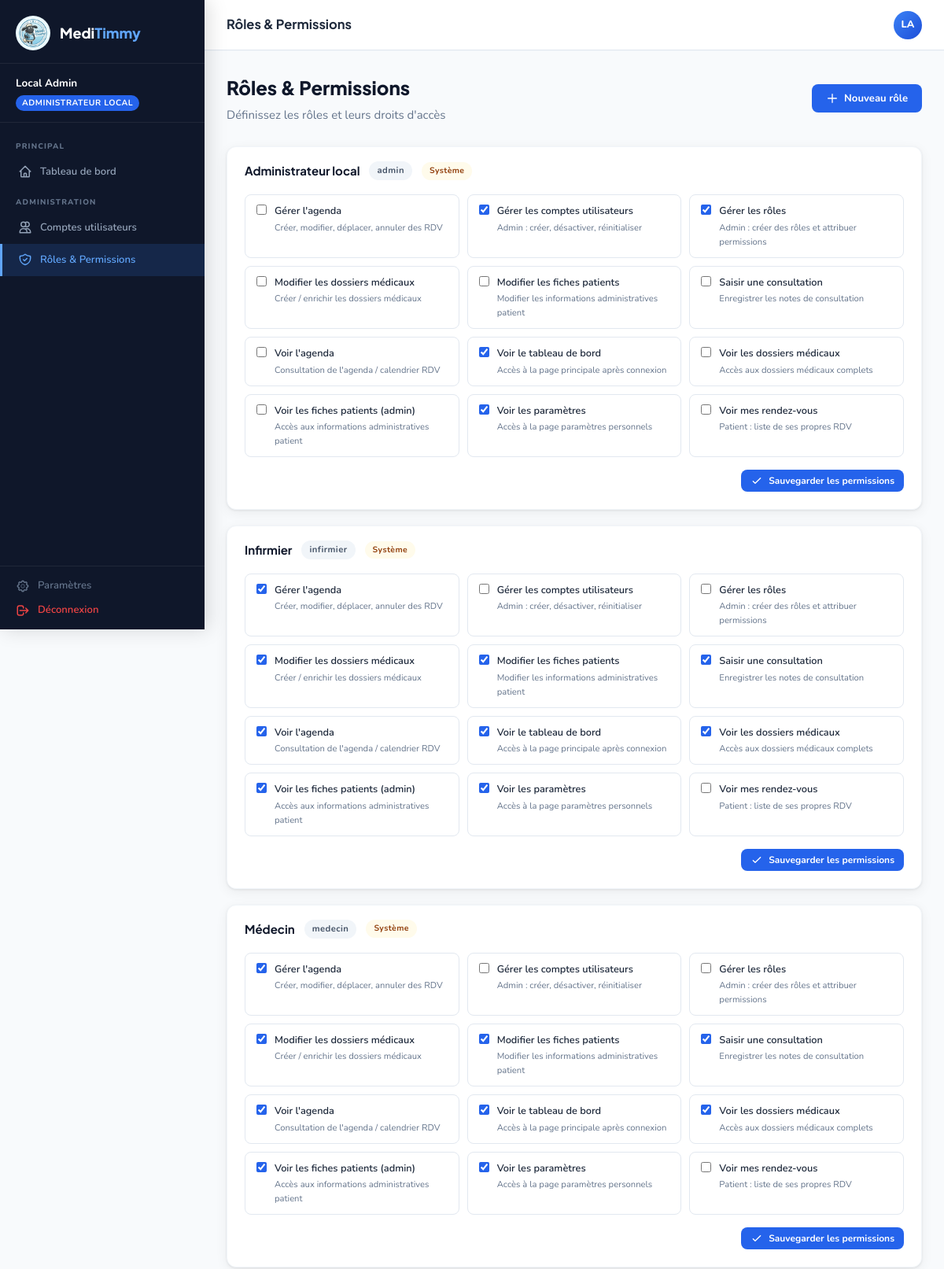
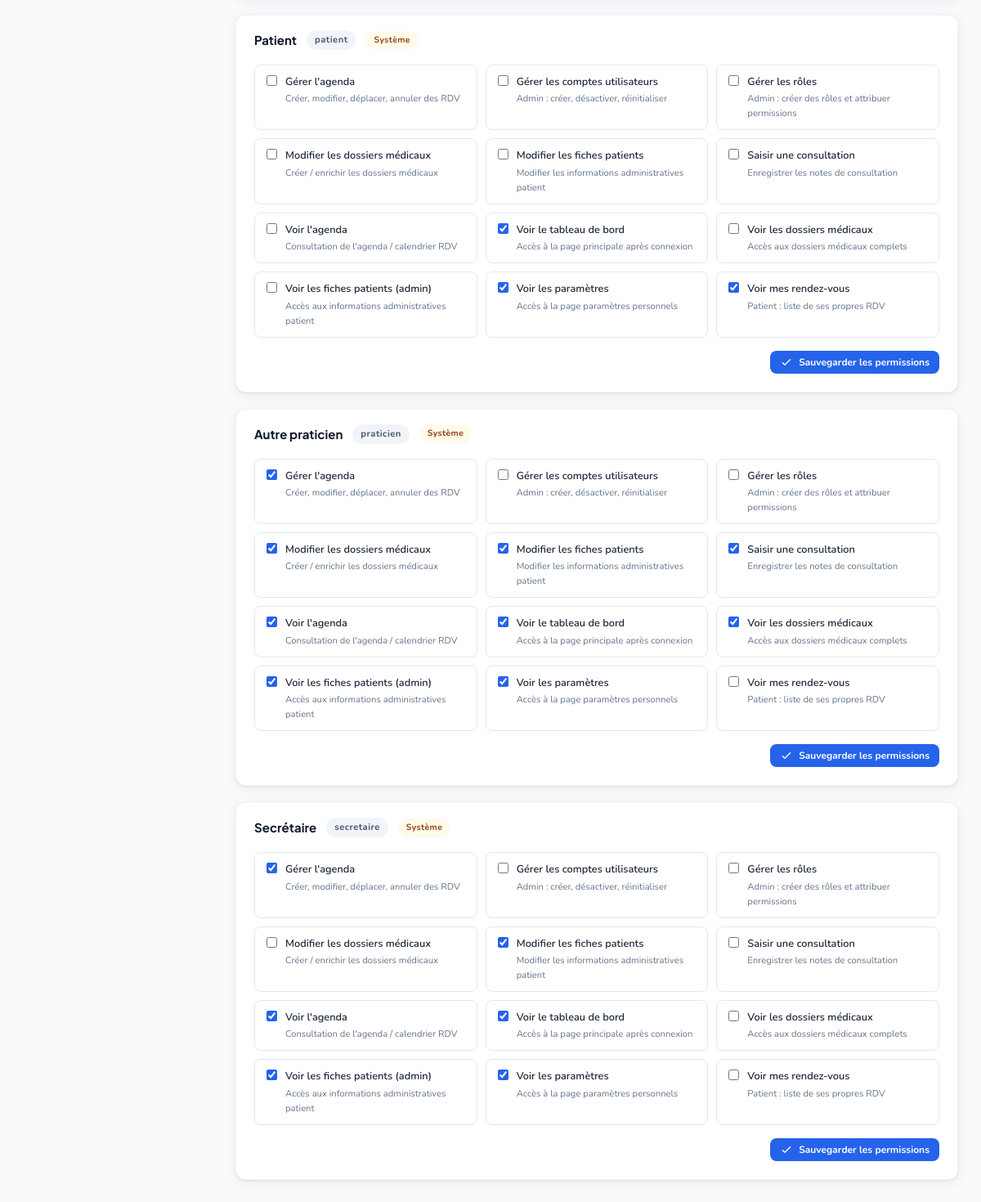
Screenshot of /index.php?route=admin.roles (signed in) with the database file from the repository (2 pictures, top to bottom).
### tables this page shows
CREATE TABLE `roles` (
  `id` int(11) NOT NULL,
  `nom` varchar(60) NOT NULL,
  `label` varchar(120) NOT NULL,
  `est_systeme` tinyint(1) DEFAULT 0,
  `created_at` timestamp NULL DEFAULT current_timestamp()
);

CREATE TABLE `permissions` (
  `id` int(11) NOT NULL,
  `code` varchar(60) NOT NULL,
  `label` varchar(120) NOT NULL,
  `description` text DEFAULT NULL
);

### config/app.php (called while the page is built, shortened)
<?php
spl_autoload_register(function (string $class) {
    $dirs = [
        __DIR__ . '/../controllers/',
        __DIR__ . '/../models/',
        __DIR__ . '/../middleware/',
    ];
    foreach ($dirs as $dir) {
        $file = $dir . $class . '.php';
        if (file_exists($file)) {
            return;
        }
    }
});
function view(string $path, array $data = []): void {
    extract($data);
    require __DIR__ . '/../views/' . $path . '.php';
}
function e(string $s): string {
    return htmlspecialchars($s, ENT_QUOTES, 'UTF-8');
}

### controllers/AdminController.php (called while the page is built, shortened)
<?php
class AdminController {
    public function roles(): void {
        $roles = (new RoleModel())->getAll();
        $permissions = (new RoleModel())->getAllPermissions();
        view('admin/roles', compact('roles', 'permissions'));
    }
}

### middleware/RoleMiddleware.php (called while the page is built, shortened)
<?php
class RoleMiddleware {
    public static function require(string $permission, callable $action): void {
        $action();
    }
}

### middleware/AuthMiddleware.php (called while the page is built, shortened)
<?php
class AuthMiddleware {
    public static function require(callable $action): void {
        $action();
    }
}

### config/database.php (called while the page is built, shortened)
<?php
function getPDO(): PDO {
    static $pdo = null;
    if ($pdo === null) {
        $dsn = "mysql:host=" . DB_HOST . ";dbname=" . DB_NAME . ";charset=" . DB_CHARSET;
        $options = [
            PDO::ATTR_ERRMODE            => PDO::ERRMODE_EXCEPTION,
            PDO::ATTR_DEFAULT_FETCH_MODE => PDO::FETCH_ASSOC,
            PDO::ATTR_EMULATE_PREPARES   => false,
        ];
        try {
            $pdo = new PDO($dsn, DB_USER, DB_PASS, $options);
        } catch (PDOException $e) {
            die(json_encode(['error' => 'Connexion base de données impossible : ' . $e->getMessage()]));
        }
    }
    return $pdo;
}

### models/RoleModel.php (called while the page is built, shortened)
<?php
class RoleModel {
    private PDO $pdo;
    public function __construct() { $this->pdo = getPDO(); }
    public function getAll(): array {
        return $this->pdo->query("SELECT * FROM roles ORDER BY est_systeme DESC, nom")->fetchAll();
    }
    public function getAllPermissions(): array {
        return $this->pdo->query("SELECT * FROM permissions ORDER BY label")->fetchAll();
    }
    public function getPermissionsForRole(int $roleId): array {
        $stmt = $this->pdo->prepare("SELECT p.code FROM permissions p JOIN role_permissions rp ON rp.permission_id=p.id WHERE rp.role_id=?");
        $stmt->execute([$roleId]);
        return array_column($stmt->fetchAll(), 'code');
    }
}

### views/admin/roles.php (the view, shortened to what this page needs)
    <div class="page-header flex justify-between items-center">
        <div><h1>Rôles & Permissions</h1><p>Définissez les rôles et leurs droits d'accès</p></div>
        <button class="btn btn-primary" onclick="document.getElementById('modal-new-role').classList.add('open')">
            <svg fill="none" stroke="currentColor" viewBox="0 0 24 24"><path stroke-linecap="round" stroke-linejoin="round" stroke-width="2" d="M12 4v16m8-8H4"/></svg>
            Nouveau rôle
        </button>
    </div>
    <div style="display:flex; flex-direction:column; gap:20px;">
        <?php foreach ($roles as $role):
            $rolePerms = (new RoleModel())->getPermissionsForRole($role['id']);
            ?>
            <div class="card">
                <div class="card-header">
                    <div class="flex items-center gap-3">
                        <span class="card-title"><?= e($role['label']) ?></span>
                        <span class="badge badge-gray text-xs"><?= e($role['nom']) ?></span>
                        <?php if ($role['est_systeme']): ?>
                            <span class="badge badge-amber">Système</span>
                        <?php endif; ?>
                    </div>
                </div>
                <div class="card-body">
                    <div class="perm-grid">
                        <?php foreach ($permissions as $perm): ?>
                            <label class="perm-item">
                                <input type="checkbox"
                                       name="perm_<?= $role['id'] ?>_<?= $perm['id'] ?>"
                                       value="<?= e($perm['code']) ?>"
                                        <?= in_array($perm['code'], $rolePerms) ? 'checked' : '' ?>>
                                <div>
                                    <div class="perm-item-label"><?= e($perm['label']) ?></div>
                                    <div class="perm-item-desc"><?= e($perm['description'] ?? '') ?></div>
                                </div>
                            </label>
                        <?php endforeach; ?>
                    </div>
                    <div class="flex gap-2 mt-4" style="justify-content:flex-end;">
                        <button class="btn btn-primary btn-sm" onclick="savePerms(<?= $role['id'] ?>)">
                            <svg fill="none" stroke="currentColor" viewBox="0 0 24 24"><path stroke-linecap="round" stroke-linejoin="round" stroke-width="2" d="M5 13l4 4L19 7"/></svg>
                            Sauvegarder les permissions
                        </button>
                    </div>
                </div>
            </div>
        <?php endforeach; ?>
    </div>
<?php
require __DIR__ . '/../layouts/app.php';

### public/css/app.css (style rules this page uses)
:root { --blue-50: #EFF6FF; --blue-100: #DBEAFE; --blue-200: #BFDBFE; --blue-300: #93C5FD; --blue-400: #60A5FA; --blue-500: #3B82F6; --blue-600: #2563EB; --blue-700: #1D4ED8; --blue-800: #1E40AF; --blue-900: #1E3A8A; --teal: #0EA5E9; --green: #10B981; --amber: #F59E0B; --red: #EF4444; --purple: #8B5CF6; --gray-50: #F8FAFC; --gray-100: #F1F5F9; --gray-200: #E2E8F0; --gray-300: #CBD5E1; --gray-400: #94A3B8; --gray-500: #64748B; --gray-600: #475569; --gray-700: #334155; --gray-800: #1E293B; --gray-900: #0F172A; --sidebar-w: 260px; --header-h: 64px; --radius: 12px; --radius-sm: 8px; --shadow: 0 1px 3px rgba(0,0,0,.08), 0 4px 16px rgba(0,0,0,.06); --shadow-md: 0 4px 6px rgba(0,0,0,.07), 0 10px 30px rgba(0,0,0,.1); --font-body: 'Nunito', sans-serif; --font-display: 'Plus Jakarta Sans', sans-serif; }
*, *::before, *::after { box-sizing: border-box; margin: 0; padding: 0; }
html { font-size: 15px; scroll-behavior: smooth; }
body { font-family: var(--font-body); background: var(--gray-50); color: var(--gray-800); line-height: 1.6; min-height: 100vh; }
.page-header { margin-bottom: 28px; }
.page-header h1 { font-family: var(--font-display); font-weight: 800; font-size: 1.6rem; color: var(--gray-900); }
.page-header p { color: var(--gray-500); margin-top: 4px; }
.card { background: #fff; border-radius: var(--radius); box-shadow: var(--shadow); border: 1px solid var(--gray-100); }
.card-header { padding: 18px 22px 0; display: flex; align-items: center; justify-content: space-between; }
.card-title { font-family: var(--font-display); font-weight: 700; font-size: 1rem; color: var(--gray-900); }
.card-body { padding: 18px 22px 22px; }
.badge { display: inline-flex; align-items: center; font-size: .7rem; font-weight: 700; letter-spacing: .04em; padding: 3px 10px; border-radius: 20px; white-space: nowrap; }
.badge-amber { background: #FFFBEB; color: #92400E; }
.badge-gray { background: var(--gray-100); color: var(--gray-600); }
.btn { display: inline-flex; align-items: center; gap: 7px; font-family: var(--font-body); font-weight: 700; font-size: .875rem; padding: 9px 18px; border-radius: var(--radius-sm); border: none; cursor: pointer; transition: all .2s; white-space: nowrap; }
.btn svg { width: 16px; height: 16px; }
.btn-primary { background: var(--blue-600); color: #fff; }
.btn-sm { padding: 6px 12px; font-size: .8rem; }
.perm-grid { display: grid; grid-template-columns: repeat(auto-fill, minmax(240px, 1fr)); gap: 10px; }
.perm-item { display: flex; align-items: flex-start; gap: 10px; padding: 10px 14px; border: 1.5px solid var(--gray-200); border-radius: var(--radius-sm); cursor: pointer; transition: all .2s; }
.perm-item input[type=checkbox] { margin-top: 2px; accent-color: var(--blue-600); }
.perm-item-label { font-weight: 600; font-size: .85rem; }
.perm-item-desc { font-size: .75rem; color: var(--gray-500); margin-top: 2px; }
.flex { display: flex; }
.items-center { align-items: center; }
.justify-between { justify-content: space-between; }
.gap-2 { gap: 8px; }
.gap-3 { gap: 12px; }
.mt-4 { margin-top: 16px; }
.text-xs { font-size: .75rem; }

### rows the page displays
roles: label "Administrateur local", nom "admin", est_systeme "Système"
permissions: label "Gérer l'agenda", description "Créer, modifier, déplacer, annuler des RDV", code "☑"
permissions: code "☑", label "Gérer les comptes utilisateurs", description "Admin : créer, désactiver, réinitialiser"
permissions: code "☑", label "Gérer les rôles", description "Admin : créer des rôles et attribuer permissions"
permissions: label "Modifier les dossiers médicaux", description "Créer / enrichir les dossiers médicaux", code "☑"
permissions: label "Modifier les fiches patients", description "Modifier les informations administratives patient", code "☑"
permissions: label "Saisir une consultation", description "Enregistrer les notes de consultation", code "☑"
permissions: label "Voir l'agenda", description "Consultation de l'agenda / calendrier RDV", code "☑"
permissions: code "☑", label "Voir le tableau de bord", description "Accès à la page principale après connexion"
permissions: label "Voir les dossiers médicaux", description "Accès aux dossiers médicaux complets", code "☑"
permissions: label "Voir les fiches patients (admin)", description "Accès aux informations administratives patient", code "☑"
permissions: code "☑", label "Voir les paramètres", description "Accès à la page paramètres personnels"
permissions: label "Voir mes rendez-vous", description "Patient : liste de ses propres RDV", code "☑"
roles: label "Infirmier", nom "infirmier", est_systeme "Système"
roles: label "Médecin", nom "medecin", est_systeme "Système"
roles: label "Patient", nom "patient", est_systeme "Système"
roles: label "Autre praticien", nom "praticien", est_systeme "Système"
roles: label "Secrétaire", nom "secretaire", est_systeme "Système"

### other values shown
$_SESSION['user']['prenom'] . ' ' . $_SESSION['user']['nom'] "Local Admin"
$_SESSION['user']['role_label'] "ADMINISTRATEUR LOCAL"
$pageTitle "Rôles & Permissions"
